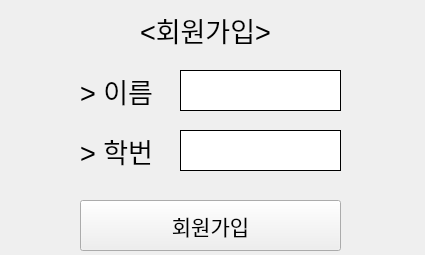
<?xml version="1.0" encoding="UTF-8"?>
<ui version="4.0">
 <class>MembershipWindow</class>
 <widget class="QMainWindow" name="MembershipWindow">
  <property name="geometry">
   <rect>
    <x>0</x>
    <y>0</y>
    <width>425</width>
    <height>255</height>
   </rect>
  </property>
  <property name="windowTitle">
   <string>MainWindow</string>
  </property>
  <widget class="QWidget" name="centralwidget">
   <widget class="QLabel" name="label">
    <property name="geometry">
     <rect>
      <x>140</x>
      <y>10</y>
      <width>141</width>
      <height>41</height>
     </rect>
    </property>
    <property name="font">
     <font>
      <pointsize>20</pointsize>
     </font>
    </property>
    <property name="text">
     <string>&lt;회원가입&gt;</string>
    </property>
   </widget>
   <widget class="QLineEdit" name="name">
    <property name="geometry">
     <rect>
      <x>180</x>
      <y>70</y>
      <width>161</width>
      <height>41</height>
     </rect>
    </property>
    <property name="styleSheet">
     <string notr="true">QLineEdit {
    border: 1px solid black;
}
</string>
    </property>
    <property name="text">
     <string/>
    </property>
   </widget>
   <widget class="QLabel" name="label_2">
    <property name="geometry">
     <rect>
      <x>80</x>
      <y>70</y>
      <width>81</width>
      <height>41</height>
     </rect>
    </property>
    <property name="font">
     <font>
      <pointsize>20</pointsize>
     </font>
    </property>
    <property name="text">
     <string>&gt; 이름</string>
    </property>
   </widget>
   <widget class="QLineEdit" name="stunum">
    <property name="geometry">
     <rect>
      <x>180</x>
      <y>130</y>
      <width>161</width>
      <height>41</height>
     </rect>
    </property>
    <property name="styleSheet">
     <string notr="true">QLineEdit {
    border: 1px solid black;
}
</string>
    </property>
    <property name="text">
     <string/>
    </property>
   </widget>
   <widget class="QLabel" name="label_3">
    <property name="geometry">
     <rect>
      <x>80</x>
      <y>130</y>
      <width>81</width>
      <height>41</height>
     </rect>
    </property>
    <property name="font">
     <font>
      <pointsize>20</pointsize>
     </font>
    </property>
    <property name="text">
     <string>&gt; 학번</string>
    </property>
   </widget>
   <widget class="QPushButton" name="insert_info">
    <property name="geometry">
     <rect>
      <x>80</x>
      <y>200</y>
      <width>261</width>
      <height>51</height>
     </rect>
    </property>
    <property name="font">
     <font>
      <pointsize>16</pointsize>
     </font>
    </property>
    <property name="text">
     <string>회원가입</string>
    </property>
   </widget>
  </widget>
 </widget>
 <resources/>
 <connections/>
</ui>
